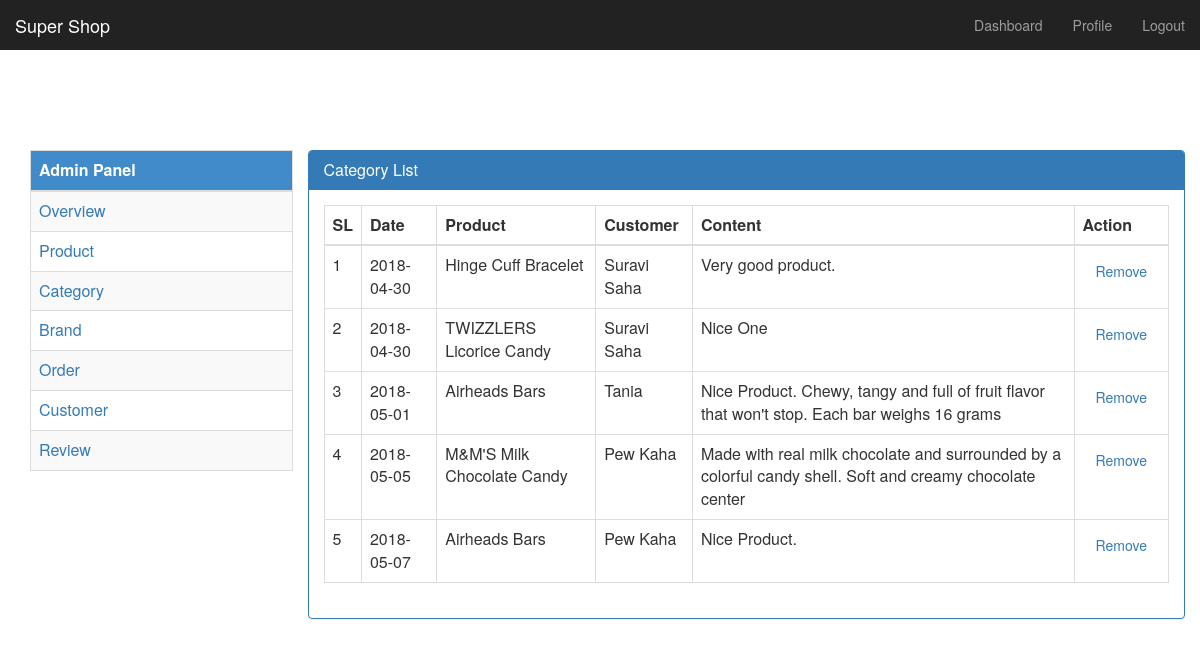
Page /admin/showreview.php (signed in) on the committed database.
### tables this page shows
CREATE TABLE `productreview` (
  `reviewId` int(11) NOT NULL,
  `productId` int(11) NOT NULL,
  `custId` int(11) NOT NULL,
  `body` text NOT NULL,
  `date` date NOT NULL
);

CREATE TABLE `product` (
  `productId` int(11) NOT NULL,
  `productName` varchar(225) NOT NULL,
  `catId` int(11) NOT NULL,
  `brandId` int(11) NOT NULL,
  `body` longtext NOT NULL,
  `price` float(10,2) NOT NULL,
  `image` varchar(225) NOT NULL,
  `type` tinyint(4) NOT NULL DEFAULT 0
);

CREATE TABLE `customer` (
  `custId` int(11) NOT NULL,
  `custName` varchar(225) NOT NULL,
  `custEmail` varchar(50) NOT NULL,
  `custPass` varchar(30) NOT NULL,
  `number` int(11) NOT NULL,
  `division` varchar(50) NOT NULL,
  `district` varchar(50) NOT NULL,
  `address` varchar(225) NOT NULL
);

### Classes/Productreview.php (called while the page is built, shortened)
<?php
    class Prodcutreview {
     public $uhost = DB_HOST;
     public $uuser = DB_USER;
     public $upass = DB_PASS;
     public $udb   = DB_NAME;
     private $conn;
        function __construct(){
            $this -> conn = mysqli_connect($this -> uhost, $this -> uuser, $this -> upass, $this -> udb);
        }
    public function getAllReview(){
        $this -> sql = "SELECT productreview.*, product.productName, customer.custName FROM productreview, product, customer WHERE productreview.productId = product.productId AND productreview.custId = customer.custId;";
        $this -> res = mysqli_query($this -> conn, $this -> sql);
            return $this -> res;
    }
    }
?>

### admin/showreview.php (the view, shortened to what this page needs)
<?php
include('Library/header.php');
$filepath=realpath(dirname(__FILE__));
include_once($filepath.'/../Classes/Productreview.php');
    $pr = new Prodcutreview();
    $getReview = $pr -> getAllReview();
?>
<?php
include('Library/sidebar.php');
?>
<div class="col-md-9 col-sm-12 col-xs-12">
    <div class="row">
        <div class="panel panel-primary">
            <div class="panel-heading">
                <h3 class="panel-title">Category List </h3>
            </div>
            <div class="panel-body">
                <div class="table-responsive">
                    <table class="table table-bordered">
                        <thead>
                            <th>SL</th>
                            <th>Date</th>
                            <th>Product</th>
                            <th>Customer</th>
                            <th>Content</th>
                            <th>Action</th>
                        </thead>
                        <tbody>
                        <?php
                        if(isset($getReview)){
                            $i = 0;
                            while($value = $getReview -> fetch_assoc()){
                                $i++;
                    ?>
                    <tr>
                        <td><?php echo $i; ?></td>
                        <td><?php echo $value['date']; ?></td>
                        <td><?php echo $value['productName']; ?></td>
                        <td><?php echo $value['custName']; ?></td>
                        <td><?php echo $value['body']; ?></td>
                        <td><a href="?rid=<?php echo $value['reviewId']; ?>" class="btn btn-link" >Remove</a></td>
                    </tr>
                    <?php }} ?>
                        </tbody>
                    </table>
                </div>
            </div>
        </div>
    </div>
</div>
<?php
include('Library/footer.php');
?>

### admin/css/dashboard.css (style rules this page uses)
body { padding-top: 50px; }

### rows in the picture
productreview: date "2018-04-30", productId.productName "Hinge Cuff Bracelet", custId.custName "Suravi Saha", body "Very good product."
productreview: date "2018-04-30", productId.productName "TWIZZLERS Licorice Candy", custId.custName "Suravi Saha", body "Nice One"
productreview: date "2018-05-01", productId.productName "Airheads Bars", custId.custName "Tania", body "Nice Product. Chewy, tangy and full of fruit flavor that won't stop. Each bar weighs 16 grams"
productreview: date "2018-05-05", productId.productName "M&M'S Milk Chocolate Candy", custId.custName "Pew Kaha", body "Made with real milk chocolate and surrounded by a colorful candy shell. Soft and creamy chocolate center"
productreview: date "2018-05-07", productId.productName "Airheads Bars", custId.custName "Pew Kaha", body "Nice Product."
